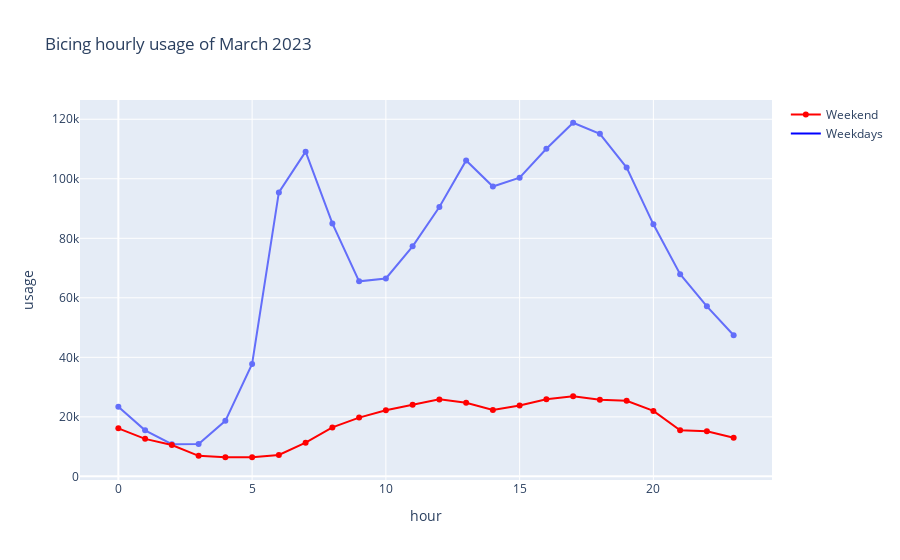

Notebook cell for this chart:
### Markdown cell above
### March

### Code cell
import plotly.express as px

df_weekend_march = df_march[df_march['is_weekend'] == 1].groupby('hour')['usage'].sum().reset_index()
df_week_march = df_march[df_march['is_weekend'] == 0].groupby('hour')['usage'].sum().reset_index()
# add day of the week like "Sunday", "Monday", etc.


fig = px.line(df_week_march, x='hour', y='usage', title='Bicing hourly usage of March 2023', markers=True)
#fig.add_scatter(x=df_weekend['hour'], y=df_weekend['usage'], mode='lines')
# Add the weekend line with red markers
fig.add_scatter(
    x=df_weekend_march['hour'],
    y=df_weekend_march['usage'],
    mode='lines+markers',
    name='Weekend',
    line=dict(color='red'),
    marker=dict(symbol='circle', size=6)
)

# Add a dummy scatter trace for legend entry
fig.add_scatter(
    x=[None],
    y=[None],
    mode='lines',
    marker=dict(color='blue', size=10),
    name='Weekdays'
)




fig.show()

### Figure 1 — Plotly figure (JSON) as saved in the notebook; plotly's stock layout.template omitted (floating-point values rounded to 4 significant figures)
{"data": [{"hovertemplate": "hour=%{x}<br>usage=%{y}<extra></extra>", "legendgroup": "", "line": {"color": "#636efa", "dash": "solid"}, "marker": {"symbol": "circle"}, "mode": "lines+markers", "name": "", "orientation": "v", "showlegend": false, "type": "scatter", "x": [0, 1, 2, 3, 4, 5, 6, 7, 8, 9, 10, 11, 12, 13, 14, 15, 16, 17, 18, 19, 20, 21, 22, 23], "xaxis": "x", "y": [23365, 15476, 10795, 10867, 18667, 37775, 95415, 109123, 84987, 65545, 66489, 77304, 90535, 106166, 97393, 100348, 110073, 118827, 115097, 103765, 84698, 67940, 57142, 47413], "yaxis": "y"}, {"line": {"color": "red"}, "marker": {"size": 6, "symbol": "circle"}, "mode": "lines+markers", "name": "Weekend", "type": "scatter", "x": [0, 1, 2, 3, 4, 5, 6, 7, 8, 9, 10, 11, 12, 13, 14, 15, 16, 17, 18, 19, 20, 21, 22, 23], "y": [16141, 12600, 10549, 6906, 6424, 6429, 7172, 11320, 16449, 19748, 22207, 24046, 25870, 24715, 22315, 23794, 25936, 26884, 25759, 25417, 21986, 15473, 15192, 12992]}, {"marker": {"color": "blue", "size": 10}, "mode": "lines", "name": "Weekdays", "type": "scatter", "x": [null], "y": [null]}], "layout": {"legend": {"tracegroupgap": 0}, "title": {"text": "Bicing hourly usage of March 2023"}, "xaxis": {"anchor": "y", "domain": [0, 1], "title": {"text": "hour"}}, "yaxis": {"anchor": "x", "domain": [0, 1], "title": {"text": "usage"}}}}
